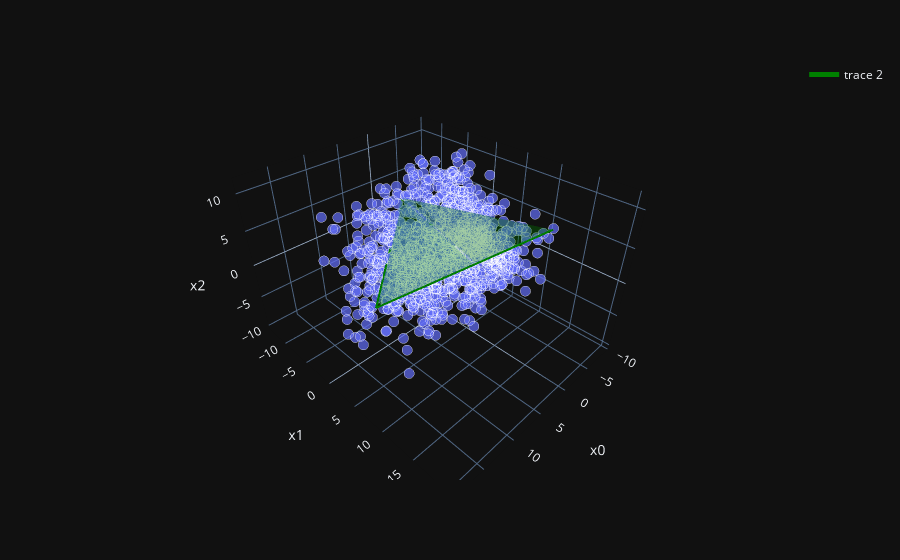

Notebook code for this chart:
### Code cell
A, B, Z, RSS, varexpl = AA(n_archetypes=n_archetypes).fit(X).return_all()
plot_3D(X[:, :3], Z[:, :3])

### Figure 1 — Plotly figure (JSON) as saved in the notebook; plotly's stock layout.template omitted (floating-point values rounded to 4 significant figures; data arrays with more than 128 entries replaced by an {"elided": "..."} marker saying what was removed)
{"data": [{"hovertemplate": "x0=%{x}<br>x1=%{y}<br>x2=%{z}<br>marker_size=%{marker.size}<extra></extra>", "legendgroup": "", "marker": {"color": "#636efa", "size": {"elided": "1224 int values"}, "sizemode": "area", "sizeref": 0.04, "symbol": "circle"}, "mode": "markers", "name": "", "scene": "scene", "showlegend": false, "type": "scatter3d", "x": {"elided": "1224 float values"}, "y": {"elided": "1224 float values"}, "z": {"elided": "1224 float values"}}, {"color": "green", "i": [0, 0, 0, 1], "j": [1, 1, 2, 2], "k": [2, 3, 3, 3], "opacity": 0.2, "type": "mesh3d", "x": [-2.446, -5.704, -5.019, 13.79], "y": [-10.27, 1.162, 13.11, 3.177], "z": [2.924, -4.591, 6.377, -0.1381]}, {"line": {"color": "green", "width": 4}, "mode": "lines", "type": "scatter3d", "x": [-5.704, -2.446, 13.79, -5.019, -5.704], "y": [1.162, -10.27, 3.177, 13.11, 1.162], "z": [-4.591, 2.924, -0.1381, 6.377, -4.591]}], "layout": {"legend": {"itemsizing": "constant", "tracegroupgap": 0}, "margin": {"t": 60}, "scene": {"domain": {"x": [0, 1], "y": [0, 1]}, "xaxis": {"title": {"text": "x0"}}, "yaxis": {"title": {"text": "x1"}}, "zaxis": {"title": {"text": "x2"}}}, "yaxis": {"scaleanchor": "x", "scaleratio": 1}}}
